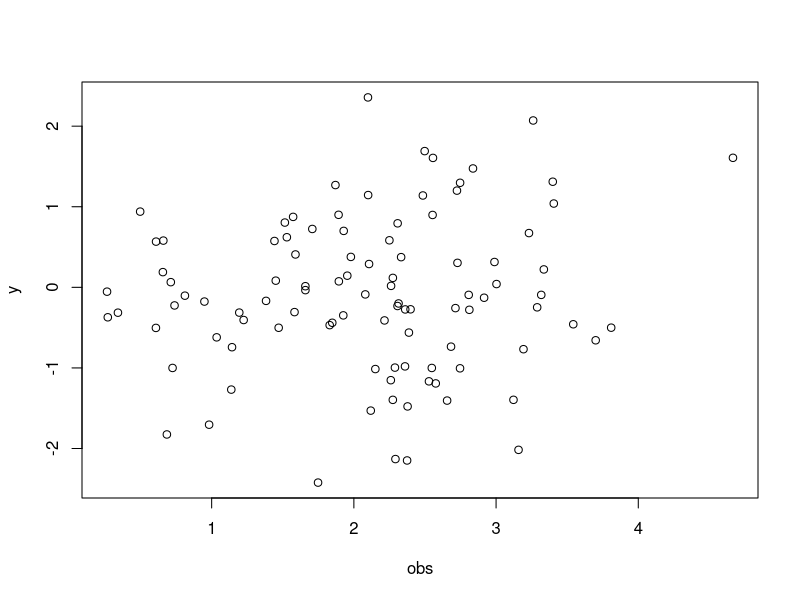

Here is the R script that generated this plot:
## ---- chunk 1
set.seed(1994)
n <- 100
obs <- rnorm(n,2,1)
error <- rnorm(100,0,0.5)
y <- rnorm(100)
i <- n/10
data <- data.frame()



plot(obs,y)

